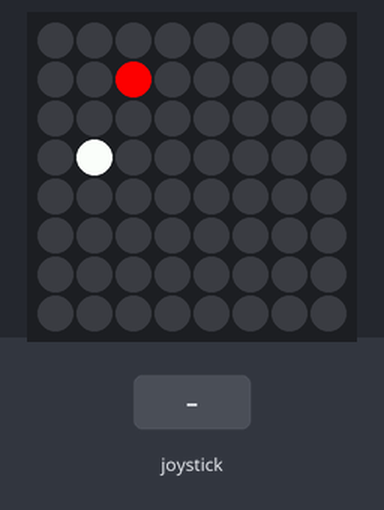
This program was run on a simulated Raspberry Pi (BCM pin numbers) with a Sense HAT. Shown: the Sense HAT's 8×8 RGB LED matrix. The test bench sets the inputs (shaded band). Random numbers come from a fixed seed.

Above: at 1.2 s.
1.3 s: joystick pushed up
At 1.72 s:
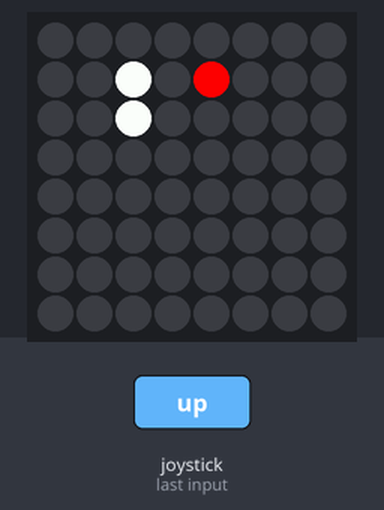
3.5 s: joystick pushed left
At 3.93 s:
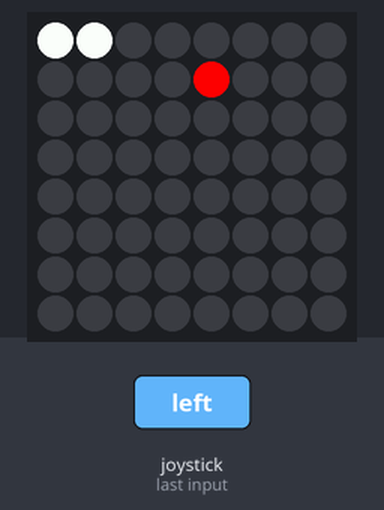
5.7 s: joystick pushed down
At 6.14 s:
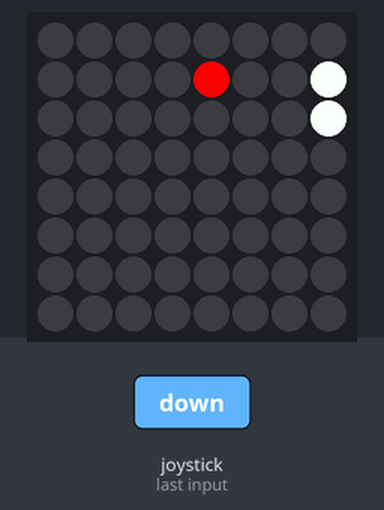
7.9 s: joystick pushed right
At 8.15 s:
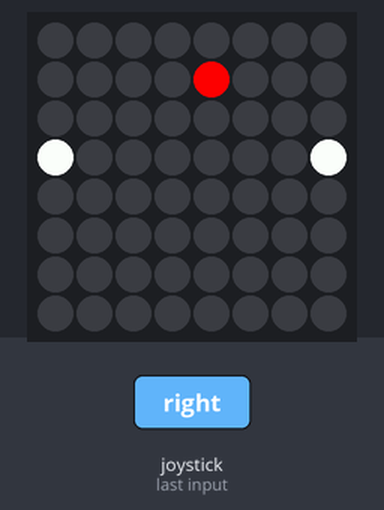
10.1 s: joystick pushed left
At 10.96 s:
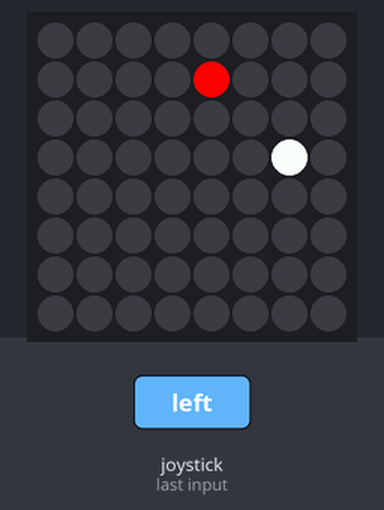
12.7 s: joystick pushed up
At 12.97 s:
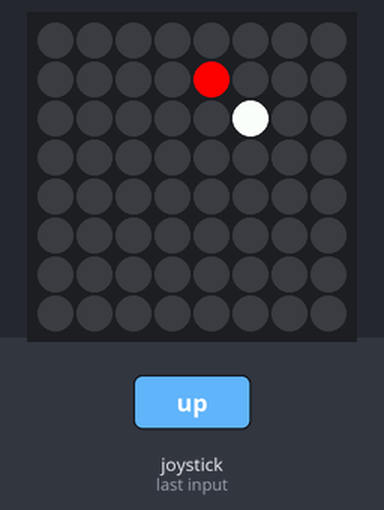

The program:

snake.py
```python
# ################# SNAKE GAME ##########################
# Url: https://github.com/pawelkuznik/sense_hat_snake_game

import time, random
from sense_emu import SenseHat
#create instance of sensor
sense = SenseHat()
# define colors of objects
red = (255, 0, 0)
white = (255, 255, 255)
clear = (0, 0, 0)

# coordinates of snake body
snake_trail = [[3, 3]] # center by default
snake_direction = [1, 0] # right by default
snake_length = 1

food_position = [random.randint(0, 7), random.randint(0, 7)]

pixels = [clear] * 64
# 0 = up,
# 1 = right
# 2 = down
# 3 = left
def set_snake_direction(d):
    global snake_direction

    if d == 0:
        snake_direction = [0, -1]
    elif d == 1:
        snake_direction = [1, 0]
    elif d == 2:
        snake_direction = [0, 1]
    elif d == 3:
        snake_direction = [-1, 0]
# ################### GAME LOOP #################
while True:
    pixels = [clear] * 64
# handle joystick press
    for event in sense.stick.get_events():
        if event.action == "pressed":
            if event.direction == "up":
                set_snake_direction(0)
            elif event.direction == "right":
                set_snake_direction(1)
            elif event.direction == "down":
                set_snake_direction(2)
            elif event.direction == "left":
                set_snake_direction(3)
# illusion of snake moving
    snake_trail.insert(0, [snake_trail[0][0] + snake_direction[0], snake_trail[0][1] + snake_direction[1]])
# chck when snake meet wall - colision
    if snake_trail[0][0] < 0:
        snake_trail[0][0] = 7
    if snake_trail[0][1] < 0:
        snake_trail[0][1] = 7
    if snake_trail[0][0] > 7:
        snake_trail[0][0] = 0
    if snake_trail[0][1] > 7:
        snake_trail[0][1] = 0

# check colisons etc (first list element)
    if snake_trail[0] == food_position:
        food_position = []
        while food_position == []:
            food_position = [random.randint(0, 7), random.randint(0,7)]
            if food_position in snake_trail:
                food_position = []
            snake_length += 1
    elif snake_trail[0] in snake_trail[1:]: # reset length if snke runs into itself
        snake_length = 1
    else:
        while len(snake_trail) > snake_length:
            snake_trail.pop()

    for snake_position in snake_trail:
        pixels[snake_position[1] * 8 + snake_position[0]] = white

    # convert two dimention to one dimmenssion
    # y * row_size

    pixels[food_position[1] * 8 + food_position[0]] = red
    sense.set_pixels(pixels)

    time.sleep(0.20)
```
